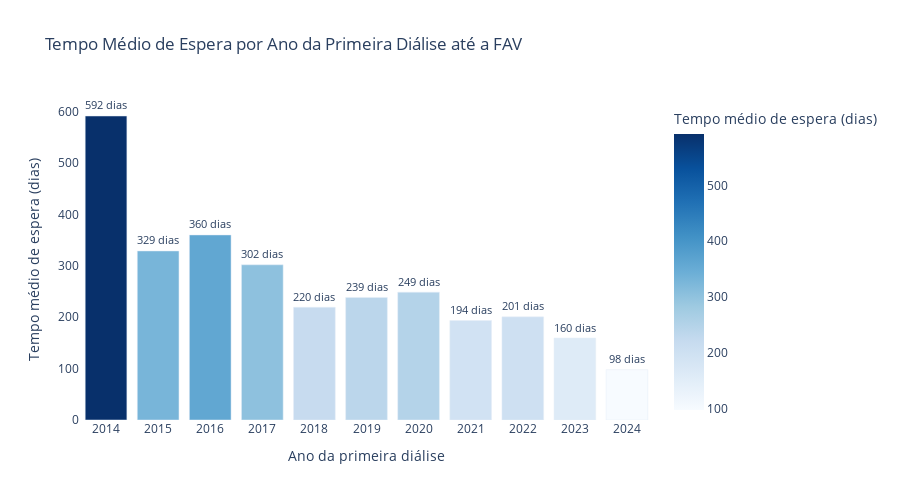

Write notebook code for a chart like this one.
### Code cell
df_espera['ano_primeira_dialise'] = df_espera['data_primeira_dialise'].dt.year
df_agrupado = df_espera.groupby('ano_primeira_dialise')['tempo_entre_fav_e_primeira_dialise'].mean().reset_index()

fig2_p1 = px.bar(
    df_agrupado,
    x='ano_primeira_dialise',
    y='tempo_entre_fav_e_primeira_dialise',
    text='tempo_entre_fav_e_primeira_dialise',
    labels={
        'ano_primeira_dialise': 'Ano da Primeira Diálise',
        'tempo_entre_fav_e_primeira_dialise': 'Tempo médio de espera (dias)'
    },
    title='Tempo Médio de Espera por Ano da Primeira Diálise até a FAV',
    color='tempo_entre_fav_e_primeira_dialise',
    color_continuous_scale='Blues'
)

# Personalizar layout
fig2_p1.update_traces(texttemplate='%{text:.0f} dias', textposition='outside')

fig2_p1.update_layout(
    xaxis=dict(tickmode='linear'),
    yaxis_title='Tempo médio de espera (dias)',
    xaxis_title='Ano da primeira diálise',
    uniformtext_minsize=8,
    uniformtext_mode='hide',
    plot_bgcolor='white',
    width=900,
    height=500
)

fig2_p1.show()

### Figure 1 — Plotly figure (JSON) as saved in the notebook; plotly's stock layout.template omitted (floating-point values rounded to 4 significant figures)
{"data": [{"hovertemplate": "Ano da Primeira Diálise=%{x}<br>Tempo médio de espera (dias)=%{marker.color}<extra></extra>", "legendgroup": "", "marker": {"color": [592.0, 329.1, 360.4, 302.2, 219.6, 238.7, 249.0, 193.8, 200.8, 159.5, 98.04], "coloraxis": "coloraxis", "pattern": {"shape": ""}}, "name": "", "orientation": "v", "showlegend": false, "text": [592.0, 329.1, 360.4, 302.2, 219.6, 238.7, 249.0, 193.8, 200.8, 159.5, 98.04], "textposition": "outside", "texttemplate": "%{text:.0f} dias", "type": "bar", "x": [2014, 2015, 2016, 2017, 2018, 2019, 2020, 2021, 2022, 2023, 2024], "xaxis": "x", "y": [592.0, 329.1, 360.4, 302.2, 219.6, 238.7, 249.0, 193.8, 200.8, 159.5, 98.04], "yaxis": "y"}], "layout": {"barmode": "relative", "coloraxis": {"colorbar": {"title": {"text": "Tempo médio de espera (dias)"}}, "colorscale": [[0, "rgb(247,251,255)"], [0.125, "rgb(222,235,247)"], [0.25, "rgb(198,219,239)"], [0.375, "rgb(158,202,225)"], [0.5, "rgb(107,174,214)"], [0.625, "rgb(66,146,198)"], [0.75, "rgb(33,113,181)"], [0.875, "rgb(8,81,156)"], [1, "rgb(8,48,107)"]]}, "height": 500, "legend": {"tracegroupgap": 0}, "plot_bgcolor": "white", "title": {"text": "Tempo Médio de Espera por Ano da Primeira Diálise até a FAV"}, "uniformtext": {"minsize": 8, "mode": "hide"}, "width": 900, "xaxis": {"anchor": "y", "domain": [0, 1], "tickmode": "linear", "title": {"text": "Ano da primeira diálise"}}, "yaxis": {"anchor": "x", "domain": [0, 1], "title": {"text": "Tempo médio de espera (dias)"}}}}
